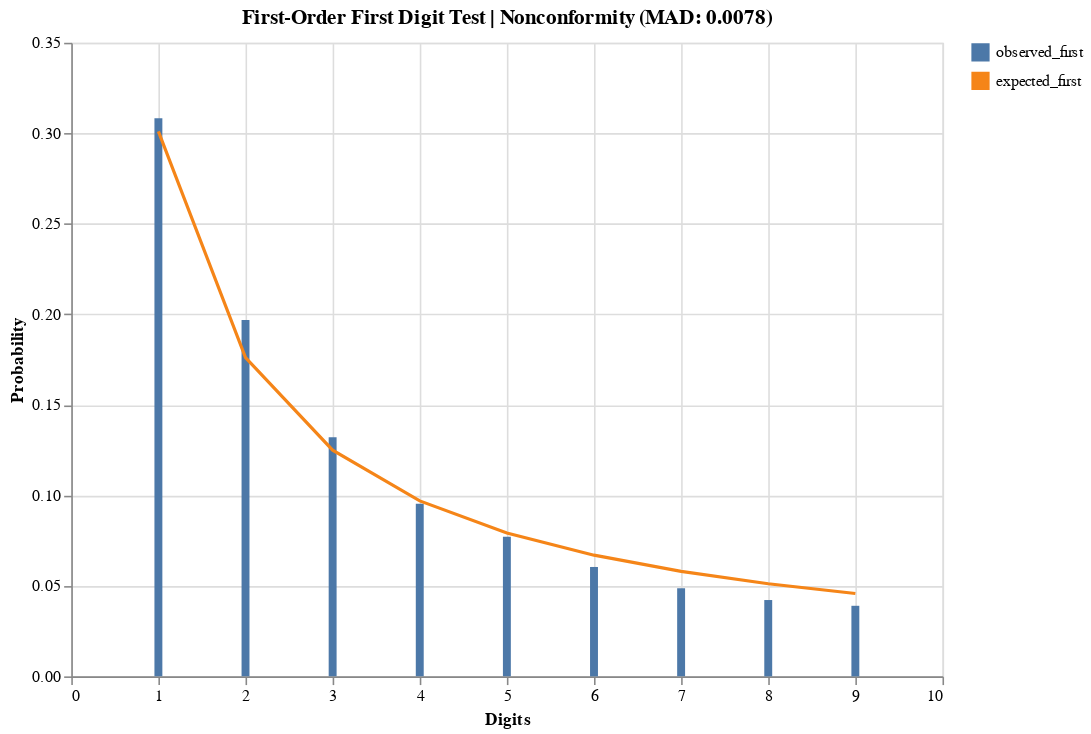

The notebook cell saved with this chart:
### Code cell
mad_value = np.mean(np.abs(observed_first - expected_first))
mad_assessment = assess_mad(mad_value)

line = alt.Chart(df_first).mark_line().encode(
    alt.X("digits:Q").title("Digits"),
    alt.Y("expected_first:Q").title("Probability"),
    alt.Color(datum='expected_first')
    
)

bar = alt.Chart(df_first).mark_bar().encode(
    alt.X("digits:Q").title("Digits"),
    alt.Y("observed_first:Q").title("Probability"),
    alt.Color(datum='observed_first')
)

bar+line.properties(width=550, height=400, title=f'{title} | {mad_assessment}',)

### Figure 1 — Vega-Lite specification as saved in the notebook (floating-point values rounded to 4 significant figures)
{"config": {"view": {"continuousWidth": 300, "continuousHeight": 300}}, "layer": [{"mark": {"type": "bar"}, "encoding": {"color": {"datum": "observed_first"}, "x": {"field": "digits", "title": "Digits", "type": "quantitative"}, "y": {"field": "observed_first", "title": "Probability", "type": "quantitative"}}}, {"mark": {"type": "line"}, "encoding": {"color": {"datum": "expected_first"}, "x": {"field": "digits", "title": "Digits", "type": "quantitative"}, "y": {"field": "expected_first", "title": "Probability", "type": "quantitative"}}, "title": "First-Order First Digit Test | Nonconformity (MAD: 0.0078)"}], "data": {"name": "data-0c99569c6b0b7243c9518a586bc79f1a"}, "height": 400, "width": 550, "$schema": "https://vega.github.io/schema/vega-lite/v5.17.0.json", "datasets": {"data-0c99569c6b0b7243c9518a586bc79f1a": [{"digits": 1, "observed_first": 0.3082, "expected_first": 0.301}, {"digits": 2, "observed_first": 0.1968, "expected_first": 0.1761}, {"digits": 3, "observed_first": 0.1322, "expected_first": 0.1249}, {"digits": 4, "observed_first": 0.09542, "expected_first": 0.09691}, {"digits": 5, "observed_first": 0.07713, "expected_first": 0.07918}, {"digits": 6, "observed_first": 0.06043, "expected_first": 0.06695}, {"digits": 7, "observed_first": 0.04864, "expected_first": 0.05799}, {"digits": 8, "observed_first": 0.04217, "expected_first": 0.05115}, {"digits": 9, "observed_first": 0.03899, "expected_first": 0.04576}]}}
